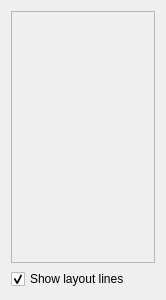
<?xml version="1.0" encoding="UTF-8"?>
<ui version="4.0">
 <class>PageListWidget</class>
 <widget class="QWidget" name="PageListWidget">
  <property name="geometry">
   <rect>
    <x>0</x>
    <y>0</y>
    <width>166</width>
    <height>300</height>
   </rect>
  </property>
  <property name="windowTitle">
   <string>Form</string>
  </property>
  <layout class="QVBoxLayout" name="verticalLayout_2">
   <item>
    <widget class="VerticalScrollArea" name="scrollArea">
     <property name="widgetResizable">
      <bool>true</bool>
     </property>
     <widget class="QWidget" name="scrollAreaWidgetContents">
      <property name="geometry">
       <rect>
        <x>0</x>
        <y>0</y>
        <width>146</width>
        <height>252</height>
       </rect>
      </property>
      <layout class="QVBoxLayout" name="verticalLayout"/>
     </widget>
    </widget>
   </item>
   <item>
    <widget class="QCheckBox" name="showLayoutCheck">
     <property name="text">
      <string>Show layout lines</string>
     </property>
     <property name="checked">
      <bool>true</bool>
     </property>
    </widget>
   </item>
  </layout>
 </widget>
 <customwidgets>
  <customwidget>
   <class>VerticalScrollArea</class>
   <extends>QScrollArea</extends>
   <header>verticalscrollarea.h</header>
   <container>1</container>
  </customwidget>
 </customwidgets>
 <resources/>
 <connections/>
</ui>
